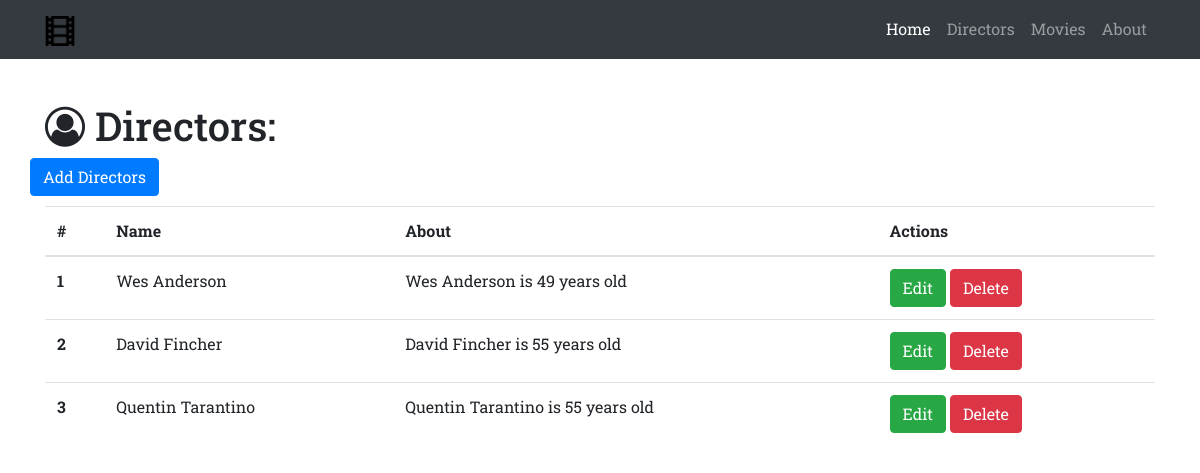
/directors, run on the app's committed database.
### moviebase.py (models this page shows)
class Director(db.Model):
    __tablename__ = 'directors'
    id = db.Column(db.Integer, primary_key=True)
    name = db.Column(db.String(64))
    about = db.Column(db.Text)
    movies = db.relationship('Movie', backref='director', cascade="delete")

### moviebase.py (the view)
@app.route('/directors')
def show_all_directors():
    directors = Director.query.all()
    return render_template('all-directors.html', directors=directors)

### templates/all-directors.html (shortened to what this page needs)
{% extends "base.html" %}
{% block page_content%}
  <div class="container">
    <h1 class="mt-5"><i class="fa fa-user-circle-o" aria-hidden="true"></i> Directors:</h1>
    <div class="row bottom-margin">
      <a href="/director/add" class="btn btn-primary" role="button" aria-disabled="true">Add Directors</a>
    </div>
    {% if directors %}
      <table class="table">
        <thead>
          <tr>
            <th>#</th>
            <th>Name</th>
            <th>About</th>
            <th>Actions</th>
          </tr>
        </thead>
        <tbody>
          {% for director in directors %}
          <tr>
              <th scope="row">{{director.id}}</th>
              <td>{{director.name}}</td>
              <td>{{director.about}}</td>
              <td>
                <a href="/director/edit/{{director.id}}" class="btn btn-success" role="button">Edit</a>
                <a href="/director/delete/{{director.id}}" class="btn btn-danger" role="button">Delete</a>
              </td>
          </tr>
          {% endfor%}
        </tbody>
      </table>
    {% else %}
      <h3>there are no Directors in the database yet.</h3>
    {% endif %}
  </div>
{% endblock%}

### static/css/moviebase.css (style rules this page uses)
body { padding-top: 54px; }
.bottom-margin { margin-bottom: 10px; }
body { font-family: 'Roboto Slab', serif; }

### data on the page
Director: id "1", name "Wes Anderson", about "Wes Anderson is 49 years old"
Director: id "2", name "David Fincher", about "David Fincher is 55 years old"
Director: id "3", name "Quentin Tarantino", about "Quentin Tarantino is 55 years old"
